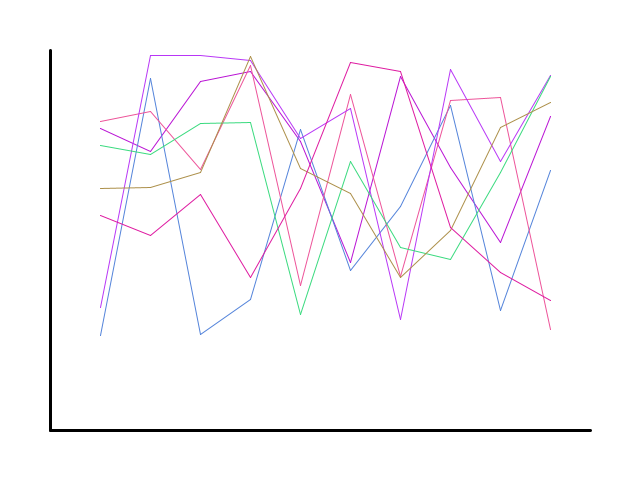
Frame 1 (no input)
Frame 60 (the mouse pressed at the canvas centre just before this capture): identical to frame 1, image omitted
Frame 120 (the mouse held since frame 60 and released just before this capture): identical to frame 1, image omitted

The Processing sketch that drew this single still picture (run headless with seeded random() and noise(); from frame 60 on, the mouse is pressed at the canvas centre):

// Processing sketch: processing_153314
// ── processing_153314.pde

int arrayLength = 10;  // the max data items

// for space 
int heightSartX = 0;
int heightSartY = 0;
int heightEndX = 0;
int heightEndY = 0;
int widthStartX = 0;
int widthStartY = 0;
int widthEndX = 0;
int widthEndY = 0;

int pointStep = 50;

void setup() {
  size(640,480);
  
  // show random line chart
  randomDataDraw();

}
 
void draw() {
  // do nothing here
}

void mousePressed(){
  randomDataDraw();  // draw a random line chart
}

// generate a random line chart
void randomDataDraw()
{
  background(255);  // clear
  strokeWeight(3);  // for space
  drawSpace();
  
  // generate the random data
  int[][] dataList = new int[int(random(3,10))][arrayLength];
  for(int i=0;i<dataList[0].length;i++)
  {
    for(int j=0;j<dataList.length; j++)
    {
      dataList[j][i] = int(random(1,300));
    }
  }
  
  for(int i=0; i<dataList.length;i++)
  {
    // use random color
    stroke(random(0,255), random(0,255), random(0,255));
    // print the line
    printLine(dataList[i]);    
  }
}



void drawSpace()
{
   stroke(0,0,0);

   heightSartX = 50;
   heightSartY = 50;
   heightEndX = 50;
   heightEndY = height - 50;
   widthStartX = 50;
   widthStartY = height - 50;
   widthEndX = width-50;
   widthEndY = height - 50;

    // Y 
    line(heightSartX,heightSartY, heightEndX, heightEndY);
    // X
    line(widthStartX, widthStartY, widthEndX, widthEndY);
}

// draw a line with data
void printLine(int[] dataList)
{
  strokeWeight(1);  // for line  
  
  int prePosX = 0;
  int prePosY = 0;
  for(int i=0; i<dataList.length;i++)
  {
    int posX = (i+1)*pointStep + pointStep;
    int posY = heightSartX + dataList[i];
    point(posX, posY);
    
    if(i>0)
    {
      line(prePosX, prePosY, posX, posY);
    }
    prePosX = posX;
    prePosY = posY;
    
  }
}
